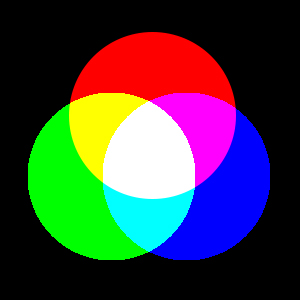
#> input picture images/color.jpg, 300 x 300 px
$ python pseudoColorImageProcessing.py
#> lines starting #> are read from the running program, lines starting #| are printed output that depends on the picture
#!/user/bin/env python
# -*- coding:utf-8 -*-
import cv2
import numpy as np


def intensitySlicing(img):
    height, width = img.shape
    result = np.zeros((height, width, 3), np.uint8)
    for i in range(height):
        for j in range(width):
            if img[i, j] > 224:
                result[i, j] = [255, 255, 255]
            elif img[i, j] > 192:
                result[i, j] = [219, 226, 255]
            elif img[i, j] > 160:
                result[i, j] = [184, 197, 255]
            elif img[i, j] > 128:
                result[i, j] = [148, 168, 255]
            elif img[i, j] > 96:
                result[i, j] = [219, 226, 255]
            elif img[i, j] > 64:
                result[i, j] = [112, 138, 255]
            elif img[i, j] > 32:
                result[i, j] = [76, 109, 255]
            else:
                result[i, j] = [41, 80, 255]

    return result


def grayToColor(img):
    height, width = img.shape
    result = np.zeros((height, width, 3), np.uint8)
    for i in range(height):
        for j in range(width):
            R = np.sin(img[i, j]) * 255
            G = np.sin(img[i, j] + np.pi / 3) * 255
            B = np.sin(img[i, j] + np.pi / 5) * 255
            result[i, j] = B, G, R
    return result


def pseudocolor1():
    img = cv2.imread("../images/yiqin_gray.jpg", 0)
    print(img)
    cv2.imshow("img", img)

    colorimg = intensitySlicing(img)
    cv2.imshow("intensitySlicing", colorimg)

    cv2.waitKey(0)
    return 0
def pseudocolor2():
    img = cv2.imread("../images/color.jpg", 0)
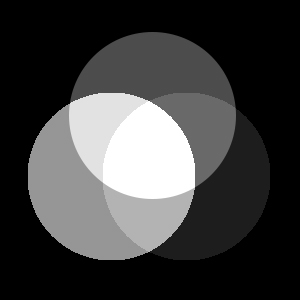
#> img: shape (300, 300); min 0, max 255, mean 62.6
    print(img)
#> (printed output is left out)
    cv2.imshow("img", img)

    colorimg = grayToColor(img)
#> after the loop in grayToColor, `for i in range(height):`:
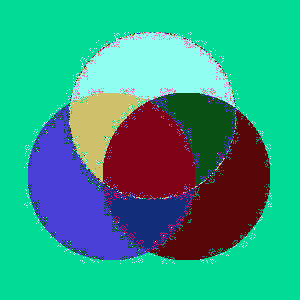
#> result: shape (300, 300, 3); mean of channels 0, 1, 2 132.9, 158.5, 47.7; drawn as B, G, R
    cv2.imshow("intensitySlicing", colorimg)

    cv2.waitKey(0)
    return 0

if __name__ == "__main__":
    # pseudocolor1()
    pseudocolor2()
